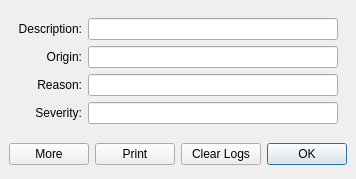
<ui version="4.0" >
 <class>LogDialog</class>
 <widget class="QDialog" name="LogDialog" >
  <property name="geometry" >
   <rect>
    <x>0</x>
    <y>0</y>
    <width>344</width>
    <height>177</height>
   </rect>
  </property>
  <property name="windowTitle" >
   <string>Error Log</string>
  </property>
  <layout class="QVBoxLayout" >
   <property name="margin" >
    <number>9</number>
   </property>
   <property name="spacing" >
    <number>6</number>
   </property>
   <item>
    <widget class="QStackedWidget" name="stackedWidget" >
     <property name="currentIndex" >
      <number>0</number>
     </property>
     <widget class="QWidget" name="page" >
      <layout class="QGridLayout" >
       <property name="margin" >
        <number>9</number>
       </property>
       <property name="spacing" >
        <number>6</number>
       </property>
       <item row="1" column="0" >
        <widget class="QLabel" name="label_3" >
         <property name="text" >
          <string>Origin:</string>
         </property>
         <property name="alignment" >
          <set>Qt::AlignRight|Qt::AlignTrailing|Qt::AlignVCenter</set>
         </property>
        </widget>
       </item>
       <item row="1" column="1" >
        <widget class="QLineEdit" name="lineOrigin" >
         <property name="readOnly" >
          <bool>true</bool>
         </property>
        </widget>
       </item>
       <item row="0" column="0" >
        <widget class="QLabel" name="label_2" >
         <property name="text" >
          <string>Description:</string>
         </property>
         <property name="alignment" >
          <set>Qt::AlignRight|Qt::AlignTrailing|Qt::AlignVCenter</set>
         </property>
        </widget>
       </item>
       <item row="0" column="1" >
        <widget class="QLineEdit" name="lineDescription" >
         <property name="readOnly" >
          <bool>true</bool>
         </property>
        </widget>
       </item>
       <item row="3" column="0" >
        <widget class="QLabel" name="label_4" >
         <property name="text" >
          <string>Severity:</string>
         </property>
         <property name="alignment" >
          <set>Qt::AlignRight|Qt::AlignTrailing|Qt::AlignVCenter</set>
         </property>
        </widget>
       </item>
       <item row="3" column="1" >
        <widget class="QLineEdit" name="lineSeverity" >
         <property name="readOnly" >
          <bool>true</bool>
         </property>
        </widget>
       </item>
       <item row="2" column="0" >
        <widget class="QLabel" name="label" >
         <property name="text" >
          <string>Reason:</string>
         </property>
         <property name="alignment" >
          <set>Qt::AlignRight|Qt::AlignTrailing|Qt::AlignVCenter</set>
         </property>
        </widget>
       </item>
       <item row="2" column="1" >
        <widget class="QLineEdit" name="lineReason" >
         <property name="readOnly" >
          <bool>true</bool>
         </property>
        </widget>
       </item>
      </layout>
     </widget>
     <widget class="QWidget" name="page_2" >
      <layout class="QVBoxLayout" >
       <property name="margin" >
        <number>9</number>
       </property>
       <property name="spacing" >
        <number>6</number>
       </property>
       <item>
        <widget class="QTreeWidget" name="listLog" />
       </item>
      </layout>
     </widget>
    </widget>
   </item>
   <item>
    <layout class="QHBoxLayout" >
     <property name="margin" >
      <number>0</number>
     </property>
     <property name="spacing" >
      <number>6</number>
     </property>
     <item>
      <widget class="QPushButton" name="pushMore" >
       <property name="text" >
        <string>More</string>
       </property>
       <property name="checkable" >
        <bool>true</bool>
       </property>
      </widget>
     </item>
     <item>
      <spacer>
       <property name="orientation" >
        <enum>Qt::Horizontal</enum>
       </property>
       <property name="sizeHint" >
        <size>
         <width>131</width>
         <height>31</height>
        </size>
       </property>
      </spacer>
     </item>
     <item>
      <widget class="QPushButton" name="printButton" >
       <property name="text" >
        <string>Print</string>
       </property>
      </widget>
     </item>
     <item>
      <widget class="QPushButton" name="pushClear" >
       <property name="text" >
        <string>Clear Logs</string>
       </property>
      </widget>
     </item>
     <item>
      <widget class="QPushButton" name="okButton" >
       <property name="text" >
        <string>OK</string>
       </property>
       <property name="default" >
        <bool>true</bool>
       </property>
      </widget>
     </item>
    </layout>
   </item>
  </layout>
 </widget>
 <resources/>
 <connections>
  <connection>
   <sender>okButton</sender>
   <signal>clicked()</signal>
   <receiver>LogDialog</receiver>
   <slot>accept()</slot>
   <hints>
    <hint type="sourcelabel" >
     <x>333</x>
     <y>188</y>
    </hint>
    <hint type="destinationlabel" >
     <x>96</x>
     <y>201</y>
    </hint>
   </hints>
  </connection>
 </connections>
</ui>
